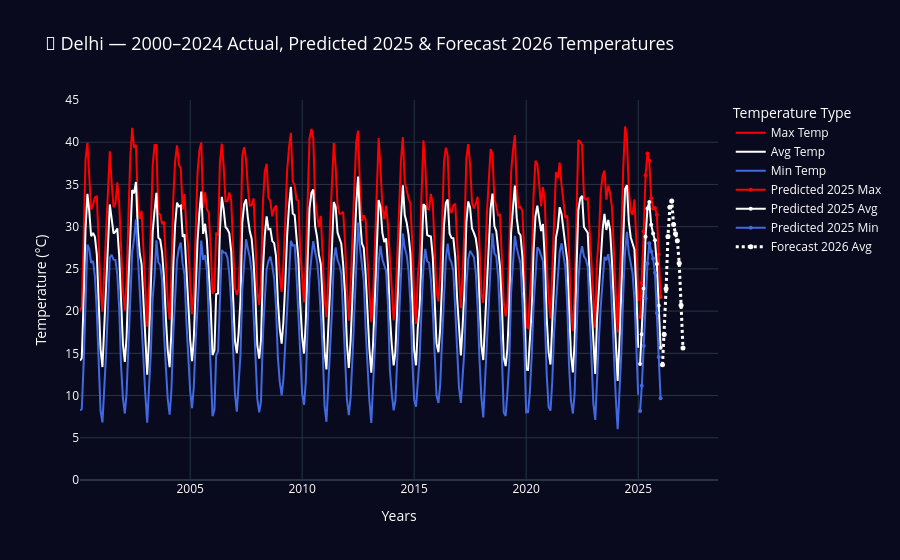

Write notebook code for a chart like this one.
### Code cell
import pandas as pd
import numpy as np
import plotly.graph_objects as go
from statsmodels.tsa.statespace.sarimax import SARIMAX
import warnings
warnings.filterwarnings("ignore")

# --- Step 1: Load & prepare Delhi data ---
df = pd.read_csv("india_2000_2024_daily_weather.csv")

# Filter Delhi and create avg_temp
delhi_df = df[df['city'].str.contains("Delhi", case=False)].copy()
delhi_df['date'] = pd.to_datetime(delhi_df['date'])
delhi_df['avg_temp'] = (delhi_df['temperature_2m_max'] + delhi_df['temperature_2m_min']) / 2

# --- Step 2: Create monthly averages (2000–2024 actual data) ---
monthly = delhi_df.resample('M', on='date').mean(numeric_only=True)
monthly = monthly[['temperature_2m_max', 'temperature_2m_min', 'avg_temp']].fillna(method='ffill')

# --- Step 3: Forecast helper ---
def forecast_series(series, steps=12):
    model = SARIMAX(series, order=(1,1,1), seasonal_order=(1,1,1,12),
                    enforce_stationarity=False, enforce_invertibility=False)
    fit = model.fit(disp=False)
    return fit.forecast(steps=steps)

# --- Step 4: Predict 2025 (Max, Min, Avg) ---
dates_2025 = pd.date_range("2025-01-31", periods=12, freq="M")
pred_2025 = pd.DataFrame({
    "date": dates_2025,
    "Max": forecast_series(monthly['temperature_2m_max']).values,
    "Min": forecast_series(monthly['temperature_2m_min']).values,
})
pred_2025["Avg"] = (pred_2025["Max"] + pred_2025["Min"]) / 2

# --- Step 5: Forecast 2026 (only Avg Temp) ---
extended_avg = pd.concat([monthly['avg_temp'], pred_2025.set_index('date')['Avg']])
forecast_2026 = forecast_series(extended_avg, 12)
dates_2026 = pd.date_range("2026-01-31", periods=12, freq="M")
forecast_2026 = pd.DataFrame({"date": dates_2026, "Forecast_2026_Avg": forecast_2026.values})

# --- Step 6: Combine Actual (2000–2024) + Predicted 2025 + Forecast 2026 ---
historical = monthly.reset_index()[['date','temperature_2m_max','temperature_2m_min','avg_temp']]
pred_2025 = pred_2025[['date','Max','Min','Avg']]

# --- Step 7: Interactive plot ---
fig = go.Figure()

# 2000–2024 Historical Max
fig.add_trace(go.Scatter(
    x=historical['date'], y=historical['temperature_2m_max'],
    mode='lines', name='Max Temp',
    line=dict(color='red', width=2),
    hovertemplate='%{x|%b %Y}<br>Max Temp: %{y:.1f}°C<extra></extra>'
))

# 2000–2024 Historical Avg
fig.add_trace(go.Scatter(
    x=historical['date'], y=historical['avg_temp'],
    mode='lines', name='Avg Temp',
    line=dict(color='white', width=2),
    hovertemplate='%{x|%b %Y}<br>Avg Temp: %{y:.1f}°C<extra></extra>'
))

# 2000–2024 Historical Min
fig.add_trace(go.Scatter(
    x=historical['date'], y=historical['temperature_2m_min'],
    mode='lines', name='Min Temp',
    line=dict(color='royalblue', width=2),
    hovertemplate='%{x|%b %Y}<br>Min Temp: %{y:.1f}°C<extra></extra>'
))

# --- Predicted 2025 ---
fig.add_trace(go.Scatter(
    x=pred_2025['date'], y=pred_2025['Max'],
    mode='lines+markers', name='Predicted 2025 Max',
    line=dict(color='red', width=2, dash='solid'),
    marker=dict(size=4),
    hovertemplate='%{x|%b %Y}<br>Predicted Max: %{y:.1f}°C<extra></extra>'
))
fig.add_trace(go.Scatter(
    x=pred_2025['date'], y=pred_2025['Avg'],
    mode='lines+markers', name='Predicted 2025 Avg',
    line=dict(color='white', width=2, dash='solid'),
    marker=dict(size=4),
    hovertemplate='%{x|%b %Y}<br>Predicted Avg: %{y:.1f}°C<extra></extra>'
))
fig.add_trace(go.Scatter(
    x=pred_2025['date'], y=pred_2025['Min'],
    mode='lines+markers', name='Predicted 2025 Min',
    line=dict(color='royalblue', width=2, dash='solid'),
    marker=dict(size=4),
    hovertemplate='%{x|%b %Y}<br>Predicted Min: %{y:.1f}°C<extra></extra>'
))

# --- Forecasted 2026 Avg (Dotted white) ---
fig.add_trace(go.Scatter(
    x=forecast_2026['date'], y=forecast_2026['Forecast_2026_Avg'],
    mode='lines+markers', name='Forecast 2026 Avg',
    line=dict(color='white', width=3, dash='dot'),
    marker=dict(size=5),
    hovertemplate='%{x|%b %Y}<br>Forecast Avg: %{y:.1f}°C<extra></extra>'
))

# --- Step 8: Layout ---
fig.update_layout(
    title="🌆 Delhi — 2000–2024 Actual, Predicted 2025 & Forecast 2026 Temperatures",
    xaxis_title="Years",
    yaxis_title="Temperature (°C)",
    template="plotly_dark",
    hovermode="x unified",
    legend_title_text="Temperature Type",
    title_font=dict(size=18),
    xaxis=dict(showgrid=True),
    yaxis=dict(showgrid=True, range=[0,45]),
    plot_bgcolor='rgba(10,10,30,1)',
    paper_bgcolor='rgba(10,10,30,1)',
    font=dict(color='white')
)

fig.show()

### Figure 1 — Plotly figure (JSON) as saved in the notebook; plotly's stock layout.template omitted (floating-point values rounded to 4 significant figures; data arrays with more than 128 entries replaced by an {"elided": "..."} marker saying what was removed)
{"data": [{"hovertemplate": "%{x|%b %Y}<br>Max Temp: %{y:.1f}°C<extra></extra>", "line": {"color": "red", "width": 2}, "mode": "lines", "name": "Max Temp", "type": "scatter", "x": {"elided": "300 str values"}, "y": {"elided": "300 float values"}}, {"hovertemplate": "%{x|%b %Y}<br>Avg Temp: %{y:.1f}°C<extra></extra>", "line": {"color": "white", "width": 2}, "mode": "lines", "name": "Avg Temp", "type": "scatter", "x": {"elided": "300 str values"}, "y": {"elided": "300 float values"}}, {"hovertemplate": "%{x|%b %Y}<br>Min Temp: %{y:.1f}°C<extra></extra>", "line": {"color": "royalblue", "width": 2}, "mode": "lines", "name": "Min Temp", "type": "scatter", "x": {"elided": "300 str values"}, "y": {"elided": "300 float values"}}, {"hovertemplate": "%{x|%b %Y}<br>Predicted Max: %{y:.1f}°C<extra></extra>", "line": {"color": "red", "dash": "solid", "width": 2}, "marker": {"size": 4}, "mode": "lines+markers", "name": "Predicted 2025 Max", "type": "scatter", "x": ["2025-01-31T00:00:00", "2025-02-28T00:00:00", "2025-03-31T00:00:00", "2025-04-30T00:00:00", "2025-05-31T00:00:00", "2025-06-30T00:00:00", "2025-07-31T00:00:00", "2025-08-31T00:00:00", "2025-09-30T00:00:00", "2025-10-31T00:00:00", "2025-11-30T00:00:00", "2025-12-31T00:00:00"], "y": [19.3, 23.36, 29.44, 36.09, 38.66, 37.8, 33.38, 32.15, 32.22, 31.42, 26.69, 21.67]}, {"hovertemplate": "%{x|%b %Y}<br>Predicted Avg: %{y:.1f}°C<extra></extra>", "line": {"color": "white", "dash": "solid", "width": 2}, "marker": {"size": 4}, "mode": "lines+markers", "name": "Predicted 2025 Avg", "type": "scatter", "x": ["2025-01-31T00:00:00", "2025-02-28T00:00:00", "2025-03-31T00:00:00", "2025-04-30T00:00:00", "2025-05-31T00:00:00", "2025-06-30T00:00:00", "2025-07-31T00:00:00", "2025-08-31T00:00:00", "2025-09-30T00:00:00", "2025-10-31T00:00:00", "2025-11-30T00:00:00", "2025-12-31T00:00:00"], "y": [13.73, 17.25, 22.67, 28.8, 32.16, 32.92, 30.22, 29.19, 28.39, 25.59, 20.63, 15.67]}, {"hovertemplate": "%{x|%b %Y}<br>Predicted Min: %{y:.1f}°C<extra></extra>", "line": {"color": "royalblue", "dash": "solid", "width": 2}, "marker": {"size": 4}, "mode": "lines+markers", "name": "Predicted 2025 Min", "type": "scatter", "x": ["2025-01-31T00:00:00", "2025-02-28T00:00:00", "2025-03-31T00:00:00", "2025-04-30T00:00:00", "2025-05-31T00:00:00", "2025-06-30T00:00:00", "2025-07-31T00:00:00", "2025-08-31T00:00:00", "2025-09-30T00:00:00", "2025-10-31T00:00:00", "2025-11-30T00:00:00", "2025-12-31T00:00:00"], "y": [8.164, 11.15, 15.89, 21.52, 25.65, 28.04, 27.07, 26.24, 24.55, 19.76, 14.56, 9.669]}, {"hovertemplate": "%{x|%b %Y}<br>Forecast Avg: %{y:.1f}°C<extra></extra>", "line": {"color": "white", "dash": "dot", "width": 3}, "marker": {"size": 5}, "mode": "lines+markers", "name": "Forecast 2026 Avg", "type": "scatter", "x": ["2026-01-31T00:00:00", "2026-02-28T00:00:00", "2026-03-31T00:00:00", "2026-04-30T00:00:00", "2026-05-31T00:00:00", "2026-06-30T00:00:00", "2026-07-31T00:00:00", "2026-08-31T00:00:00", "2026-09-30T00:00:00", "2026-10-31T00:00:00", "2026-11-30T00:00:00", "2026-12-31T00:00:00"], "y": [13.64, 17.22, 22.64, 28.83, 32.3, 33.05, 30.26, 29.16, 28.33, 25.67, 20.71, 15.64]}], "layout": {"font": {"color": "white"}, "hovermode": "x unified", "legend": {"title": {"text": "Temperature Type"}}, "paper_bgcolor": "rgba(10,10,30,1)", "plot_bgcolor": "rgba(10,10,30,1)", "title": {"font": {"size": 18}, "text": "🌆 Delhi — 2000–2024 Actual, Predicted 2025 & Forecast 2026 Temperatures"}, "xaxis": {"showgrid": true, "title": {"text": "Years"}}, "yaxis": {"range": [0, 45], "showgrid": true, "title": {"text": "Temperature (°C)"}}}}
